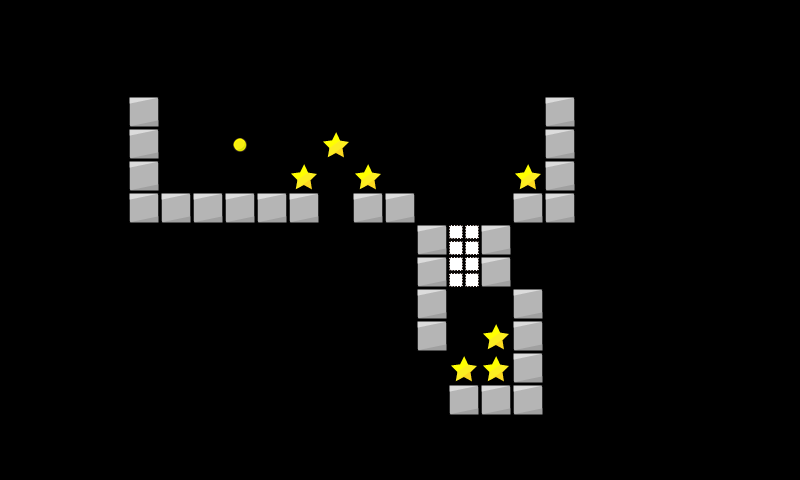

Rendered tile map (Tiled .tmx) drawn with the repository's tilesets; below, a short description and the map source with its tile grids summarised:
An orthogonal 25x15 tile map with 32x32 px tiles, 1 tile layer (map).

<map version="1.2" tiledversion="1.3.1" orientation="orthogonal" renderorder="right-down" compressionlevel="0" width="25" height="15" tilewidth="32" tileheight="32" infinite="0" nextlayerid="2" nextobjectid="1">
 <tileset firstgid="1" name="map_tiles" tilewidth="32" tileheight="32" tilecount="225" columns="15">
  <image source="../../img/map_tiles.png" width="480" height="480" />
 </tileset>
 <layer id="1" name="map" width="25" height="15">
  <data>[375 cells, 38 non-empty, 4 distinct tile ids]</data>
 </layer>
</map>
